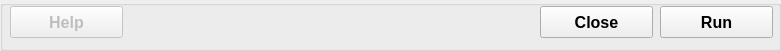
  <widget class="QGroupBox" name="groupBoxButtons">
   <property name="geometry">
    <rect>
     <x>5</x>
     <y>179</y>
     <width>781</width>
     <height>51</height>
    </rect>
   </property>
   <property name="title">
    <string/>
   </property>
   <widget class="QPushButton" name="pushButtonHelp">
    <property name="enabled">
     <bool>false</bool>
    </property>
    <property name="geometry">
     <rect>
      <x>10</x>
      <y>6</y>
      <width>113</width>
      <height>32</height>
     </rect>
    </property>
    <property name="font">
     <font>
      <pointsize>12</pointsize>
      <weight>75</weight>
      <bold>true</bold>
     </font>
    </property>
    <property name="text">
     <string>Help</string>
    </property>
    <property name="autoDefault">
     <bool>false</bool>
    </property>
   </widget>
   <widget class="QPushButton" name="pushButtonClose">
    <property name="geometry">
     <rect>
      <x>540</x>
      <y>6</y>
      <width>113</width>
      <height>32</height>
     </rect>
    </property>
    <property name="font">
     <font>
      <pointsize>12</pointsize>
      <weight>75</weight>
      <bold>true</bold>
     </font>
    </property>
    <property name="text">
     <string>Close</string>
    </property>
    <property name="autoDefault">
     <bool>false</bool>
    </property>
   </widget>
   <widget class="QPushButton" name="pushButtonRun">
    <property name="geometry">
     <rect>
      <x>660</x>
      <y>6</y>
      <width>113</width>
      <height>32</height>
     </rect>
    </property>
    <property name="font">
     <font>
      <pointsize>12</pointsize>
      <weight>75</weight>
      <bold>true</bold>
     </font>
    </property>
    <property name="toolTip">
     <string/>
    </property>
    <property name="text">
     <string>Run</string>
    </property>
    <property name="autoDefault">
     <bool>false</bool>
    </property>
   </widget>
  </widget>
